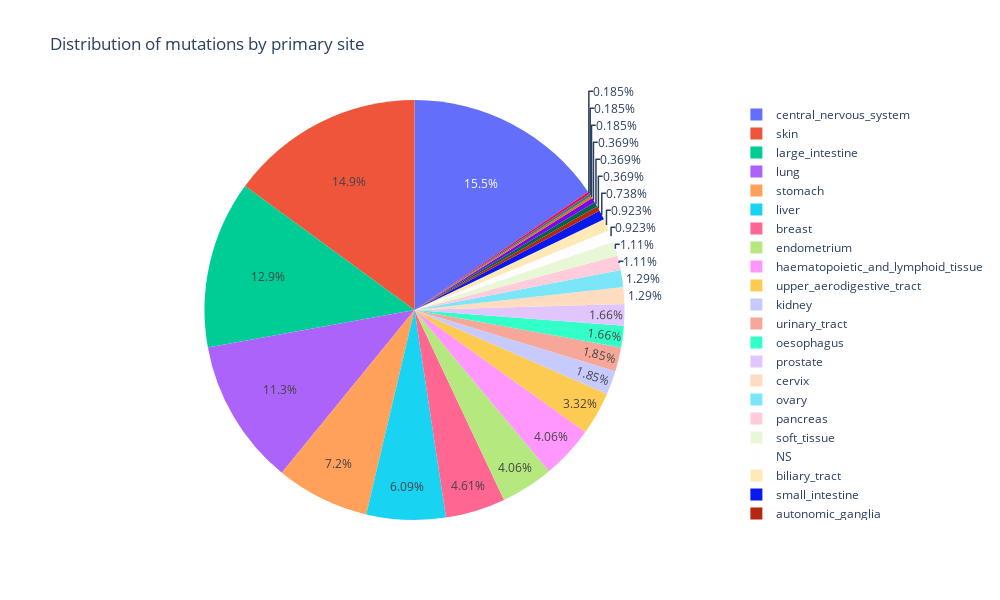

Source (notebook cell):
### Markdown cell above
# Plotting Class
Work in progress

### Code cell
fig = px.pie(processer.tissue_grouped_df, values='COUNT_MUTATION_IDs', names='PRIMARY_SITE', title='Distribution of mutations by primary site')
#fig.update_traces(textinfo='value+percent')
#fig.update_traces(textinfo='none')
fig.update_layout(width=1000, height=600)
fig.show()

### Figure 1 — Plotly figure (JSON) as saved in the notebook; plotly's stock layout.template omitted (floating-point values rounded to 4 significant figures)
{"data": [{"domain": {"x": [0, 1], "y": [0, 1]}, "hovertemplate": "PRIMARY_SITE=%{label}<br>COUNT_MUTATION_IDs=%{value}<extra></extra>", "labels": ["NS", "autonomic_ganglia", "biliary_tract", "bone", "breast", "central_nervous_system", "cervix", "endometrium", "haematopoietic_and_lymphoid_tissue", "kidney", "large_intestine", "liver", "lung", "oesophagus", "ovary", "pancreas", "placenta", "prostate", "salivary_gland", "skin", "small_intestine", "soft_tissue", "stomach", "testis", "thyroid", "upper_aerodigestive_tract", "urinary_tract"], "legendgroup": "", "name": "", "showlegend": true, "type": "pie", "values": [5, 2, 5, 2, 25, 84, 7, 22, 22, 10, 70, 33, 61, 9, 7, 6, 1, 9, 1, 81, 4, 6, 39, 1, 2, 18, 10]}], "layout": {"height": 600, "legend": {"tracegroupgap": 0}, "title": {"text": "Distribution of mutations by primary site"}, "width": 1000}}
